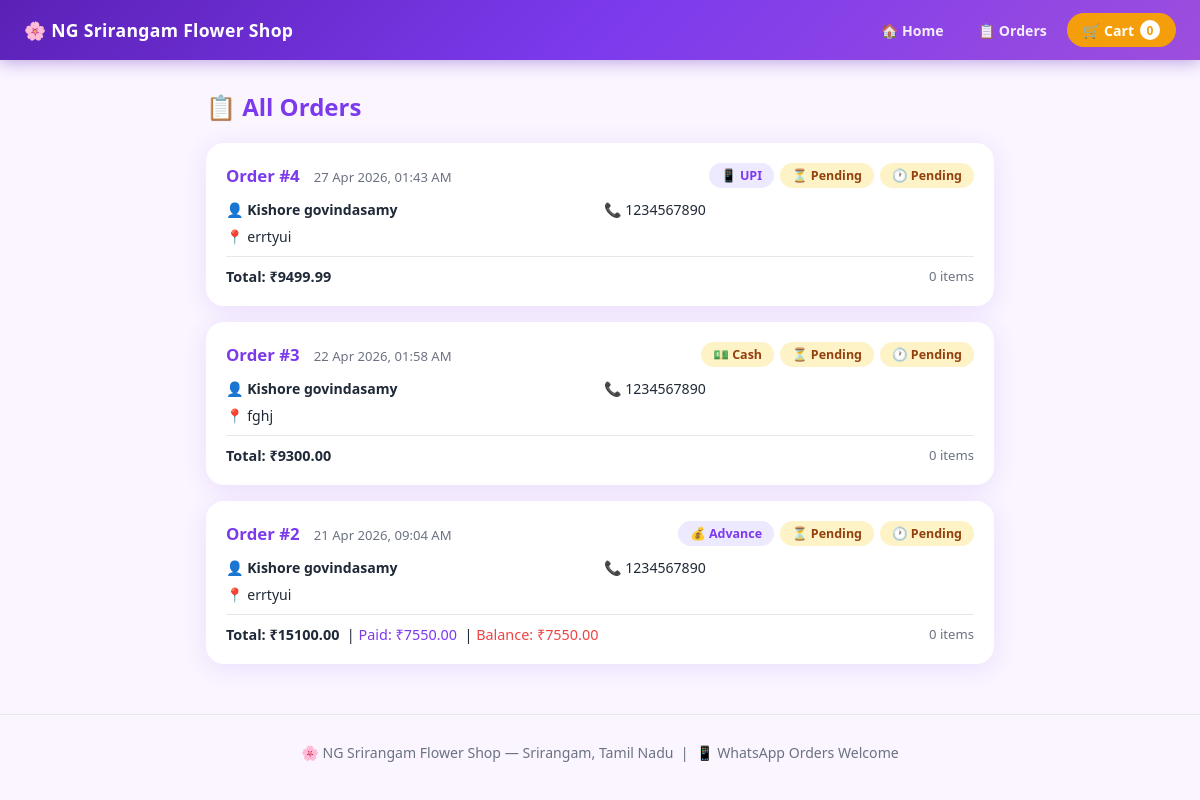
Screenshot of /orders/ with the database file from the repository.
### shop/models.py (models this page shows, shortened)
class Order(models.Model):
    PAYMENT_TYPE = [
        ('upi', 'UPI / QR Code'),
        ('cash', 'Cash on Delivery'),
        ('netbank', 'Net Banking'),
        ('advance', 'Advance (50%) + Balance'),
    ]
    PAY_STATUS = [
        ('pending', 'Payment Pending'),
        ('advance_paid', 'Advance Paid'),
        ('paid', 'Fully Paid'),
        ('failed', 'Payment Failed'),
    ]
    ORDER_STATUS = [
        ('pending', 'Pending'),
        ('confirmed', 'Confirmed'),
        ('preparing', 'Preparing'),
        ('delivered', 'Delivered'),
        ('cancelled', 'Cancelled'),
    ]
    name   = models.CharField(max_length=200)
    phone  = models.CharField(max_length=15)
    address = models.TextField()
    notes  = models.TextField(blank=True)
    total          = models.DecimalField(max_digits=10, decimal_places=2)
    advance_amount = models.DecimalField(max_digits=10, decimal_places=2, default=0)
    balance_amount = models.DecimalField(max_digits=10, decimal_places=2, default=0)
    payment_type   = models.CharField(max_length=20, choices=PAYMENT_TYPE, default='cash')
    payment_status = models.CharField(max_length=20, choices=PAY_STATUS, default='pending')
    upi_ref = models.CharField(max_length=100, blank=True)
    status     = models.CharField(max_length=20, choices=ORDER_STATUS, default='pending')
    created_at = models.DateTimeField(auto_now_add=True)

### shop/views.py (the view)
# urls.py: path('orders/',                 views.order_history, name='order_history'),
def order_history(request):
    orders = Order.objects.all().order_by('-created_at')
    return render(request, 'shop/order_history.html', {
        'orders': orders, 'cart_count': _cart_count(request),
    })

### shop/views.py (called while the page is built)
def _sk(request):
    if not request.session.session_key:
        request.session.create()
    return request.session.session_key

def _cart_count(request):
    return CartItem.objects.filter(session_key=_sk(request)).count()

### shop/templates/shop/order_history.html (shortened to what this page needs)
{% extends 'shop/base.html' %}
{% block content %}
<div style="max-width:820px;margin:30px auto;padding:0 16px;">
  <h2 style="color:var(--purple);margin-bottom:20px;">📋 All Orders</h2>
  {% for order in orders %}
  <div class="card" style="padding:20px;margin-bottom:16px;">
    <div style="display:flex;justify-content:space-between;align-items:center;flex-wrap:wrap;gap:10px;margin-bottom:12px;">
      <div>
        <span style="font-weight:800;color:var(--purple);font-size:1.05rem;">Order #{{ order.id }}</span>
        <span style="color:var(--muted);font-size:.82rem;margin-left:10px;">{{ order.created_at|date:"d M Y, h:i A" }}</span>
      </div>
      <div style="display:flex;gap:6px;flex-wrap:wrap;">
        {% if order.payment_type == 'upi' %}
          <span class="sbadge sbadge-purple">📱 UPI</span>
        {% elif order.payment_type == 'cash' %}
          <span class="sbadge sbadge-amber">💵 Cash</span>
        {% elif order.payment_type == 'netbank' %}
          <span class="sbadge sbadge-blue">🏦 NetBank</span>
        {% elif order.payment_type == 'advance' %}
          <span class="sbadge sbadge-purple">💰 Advance</span>
        {% endif %}
        {% if order.payment_status == 'paid' %}
          <span class="sbadge sbadge-green">✅ Paid</span>
        {% elif order.payment_status == 'advance_paid' %}
          <span class="sbadge sbadge-purple">💰 Adv Paid</span>
        {% elif order.payment_status == 'pending' %}
          <span class="sbadge sbadge-amber">⏳ Pending</span>
        {% endif %}
        {% if order.status == 'delivered' %}
          <span class="sbadge sbadge-green">🚚 Delivered</span>
        {% elif order.status == 'confirmed' %}
          <span class="sbadge sbadge-blue">✅ Confirmed</span>
        {% elif order.status == 'pending' %}
          <span class="sbadge sbadge-amber">🕐 Pending</span>
        {% elif order.status == 'cancelled' %}
          <span class="sbadge sbadge-red">❌ Cancelled</span>
        {% endif %}
      </div>
    </div>
    <div style="display:grid;grid-template-columns:1fr 1fr;gap:8px;font-size:.88rem;margin-bottom:10px;">
      <div>👤 <b>{{ order.name }}</b></div>
      <div>📞 {{ order.phone }}</div>
      <div style="grid-column:1/-1;">📍 {{ order.address }}</div>
    </div>
    <div style="border-top:1px solid var(--border);padding-top:10px;display:flex;justify-content:space-between;flex-wrap:wrap;gap:8px;">
      <div style="font-size:.9rem;">
        <b>Total: ₹{{ order.total }}</b>
        {% if order.payment_type == 'advance' %}
        &nbsp;|&nbsp;<span style="color:var(--purple);">Paid: ₹{{ order.advance_amount }}</span>
        &nbsp;|&nbsp;<span style="color:var(--red);">Balance: ₹{{ order.balance_amount }}</span>
        {% endif %}
      </div>
      <span style="color:var(--muted);font-size:.82rem;">{{ order.items.count }} items</span>
    </div>
  </div>
  {% empty %}
  <div style="text-align:center;padding:70px;color:var(--muted);">
    <div style="font-size:3.5rem;">📋</div>
    <p style="margin:14px 0;">No orders yet!</p>
    <a href="/" class="btn btn-purple">🌸 Order Now</a>
  </div>
  {% endfor %}
</div>
{% endblock %}

### shop/templates/shop/base.html (style rules this page uses)
:root { --purple:#7c3aed; --purple-d:#6d28d9; --purple-l:#ede9fe; --pink:#ec4899; --green:#10b981; --amber:#f59e0b; --red:#ef4444; --blue:#3b82f6; --bg:#faf5ff; --card:#fff; --text:#1f2937; --muted:#6b7280; --border:#e5e7eb; --shadow:0 4px 24px rgba(124,58,237,.12); }
* { box-sizing:border-box;margin:0;padding:0; }
body { font-family:'Segoe UI',sans-serif;background:var(--bg);color:var(--text); }
.card { background:var(--card);border-radius:18px;box-shadow:var(--shadow); }
.sbadge { display:inline-block;padding:4px 12px;border-radius:20px;font-size:.78rem;font-weight:700; }
.sbadge-purple { background:var(--purple-l);color:var(--purple); }
.sbadge-amber { background:#fef3c7;color:#92400e; }

### rows the page displays
Order: id "4", created_at "27 Apr 2026, 01:43 AM", payment_type "📱 UPI", payment_status "⏳ Pending", status "🕐 Pending", name "Kishore govindasamy", phone "1234567890", address "errtyui", total "9499.99", items.count "0"
Order: id "3", created_at "22 Apr 2026, 01:58 AM", payment_type "💵 Cash", payment_status "⏳ Pending", status "🕐 Pending", name "Kishore govindasamy", phone "1234567890", address "fghj", total "9300.00", items.count "0"
Order: id "2", created_at "21 Apr 2026, 09:04 AM", payment_type "💰 Advance", payment_status "⏳ Pending", status "🕐 Pending", name "Kishore govindasamy", phone "1234567890", address "errtyui", total "15100.00", advance_amount "7550.00", balance_amount "7550.00", items.count "0"

### other values shown
{{ cart_count }} "0"
